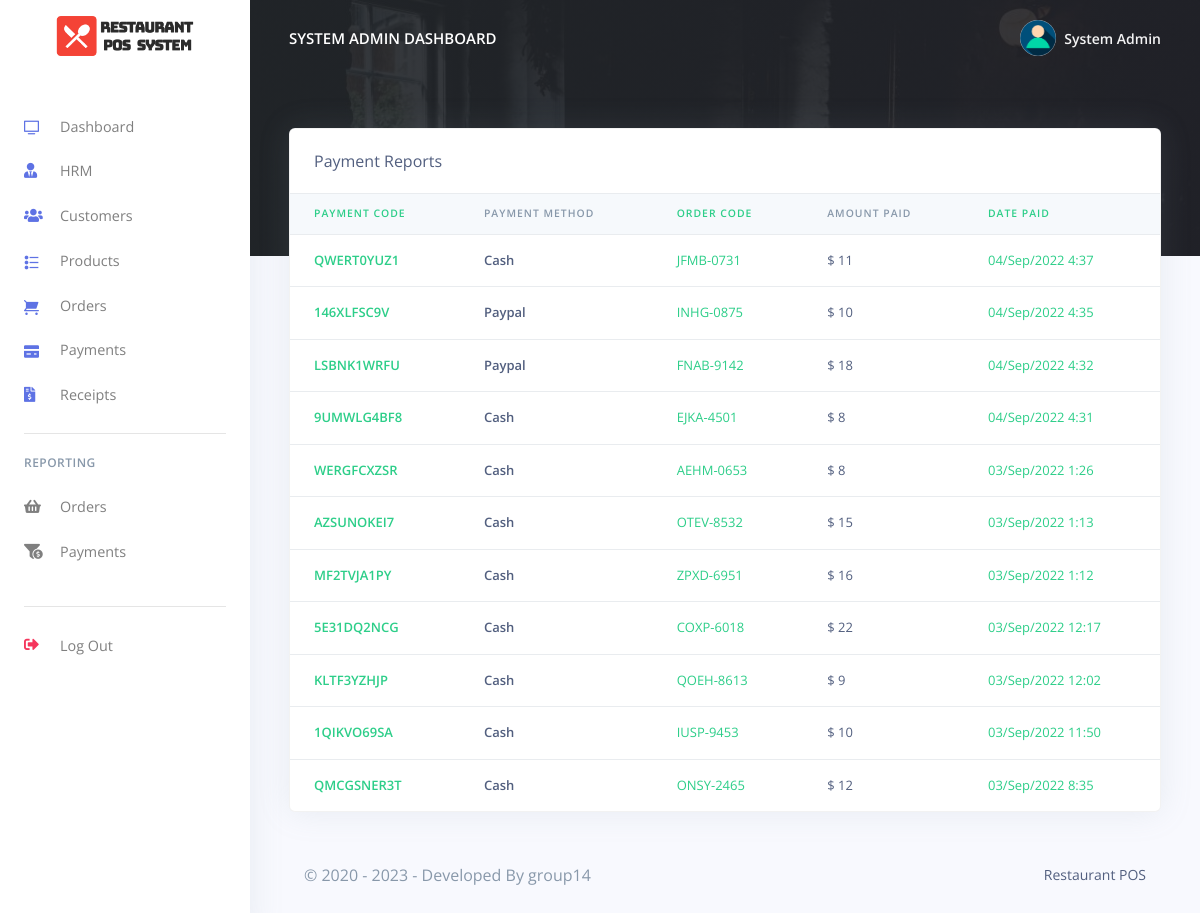
Screenshot of /Restro/admin/payments_reports.php (signed in) with the database file from the repository.
### tables this page shows
CREATE TABLE `rpos_admin` (
  `admin_id` varchar(200) NOT NULL,
  `admin_name` varchar(200) NOT NULL,
  `admin_email` varchar(200) NOT NULL,
  `admin_password` varchar(200) NOT NULL
);

CREATE TABLE `rpos_payments` (
  `pay_id` varchar(200) NOT NULL,
  `pay_code` varchar(200) NOT NULL,
  `order_code` varchar(200) NOT NULL,
  `customer_id` varchar(200) NOT NULL,
  `pay_amt` varchar(200) NOT NULL,
  `pay_method` varchar(200) NOT NULL,
  `created_at` timestamp(6) NOT NULL DEFAULT current_timestamp(6) ON UPDATE current_timestamp(6)
);

### Restro/admin/payments_reports.php (the view, shortened to what this page needs)
<?php
include('config/config.php');
require_once('partials/_head.php');
?>
<body>
    <?php
    require_once('partials/_sidebar.php');
    ?>
    <div class="main-content">
        <?php
        require_once('partials/_topnav.php');
        ?>
        <div class="container-fluid mt--8">
            <div class="row">
                <div class="col">
                    <div class="card shadow">
                        <div class="card-header border-0">
                            Payment Reports
                        </div>
                        <div class="table-responsive">
                            <table class="table align-items-center table-flush">
                                <thead class="thead-light">
                                    <tr>
                                        <th class="text-success" scope="col">Payment Code</th>
                                        <th scope="col">Payment Method</th>
                                        <th class="text-success" scope="col">Order Code</th>
                                        <th scope="col">Amount Paid</th>
                                        <th class="text-success" scope="col">Date Paid</th>
                                    </tr>
                                </thead>
                                <tbody>
                                    <?php
                                    $ret = "SELECT * FROM  rpos_payments ORDER BY `created_at` DESC ";
                                    $stmt = $mysqli->prepare($ret);
                                    $stmt->execute();
                                    $res = $stmt->get_result();
                                    while ($payment = $res->fetch_object()) {
                                    ?>
                                        <tr>
                                            <th class="text-success" scope="row">
                                                <?php echo $payment->pay_code; ?>
                                            </th>
                                            <th scope="row">
                                                <?php echo $payment->pay_method; ?>
                                            </th>
                                            <td class="text-success">
                                                <?php echo $payment->order_code; ?>
                                            </td>
                                            <td>
                                                $ <?php echo $payment->pay_amt; ?>
                                            </td>
                                            <td class="text-success">
                                                <?php echo date('d/M/Y g:i', strtotime($payment->created_at)) ?>
                                            </td>
                                        </tr>
                                    <?php } ?>
                                </tbody>
                            </table>
                        </div>
                    </div>
                </div>
            </div>
            <?php
            require_once('partials/_footer.php');
            ?>
        </div>
    </div>
</body>
</html>

### Restro/admin/partials/_sidebar.php (shortened to what this page needs)
<?php
$admin_id = $_SESSION['admin_id'];
$ret = "SELECT * FROM  rpos_admin  WHERE admin_id = '$admin_id'";
$stmt = $mysqli->prepare($ret);
$stmt->execute();
$res = $stmt->get_result();
while ($admin = $res->fetch_object()) {
?>
  <nav class="navbar navbar-vertical fixed-left navbar-expand-md navbar-light bg-white" id="sidenav-main">
    <div class="container-fluid">
      <a class="navbar-brand pt-0" href="dashboard.php">
        <img src="assets/img/brand/repos.png" class="navbar-brand-img" alt="...">
      </a>
      <div class="collapse navbar-collapse" id="sidenav-collapse-main">
        <ul class="navbar-nav">
          <li class="nav-item">
            <a class="nav-link" href="dashboard.php">
              <i class="ni ni-tv-2 text-primary"></i> Dashboard
            </a>
          </li>
          <li class="nav-item">
            <a class="nav-link" href="hrm.php">
              <i class="fas fa-user-tie text-primary"></i> HRM
            </a>
          </li>
          <li class="nav-item">
            <a class="nav-link" href="customes.php">
              <i class="fas fa-users text-primary"></i> Customers
            </a>
          </li>
          <li class="nav-item">
            <a class="nav-link" href="products.php">
              <i class="ni ni-bullet-list-67 text-primary"></i>Products
            </a>
          </li>
          <li class="nav-item">
            <a class="nav-link" href="orders.php">
              <i class="ni ni-cart text-primary"></i> Orders
            </a>
          </li>
          <li class="nav-item">
            <a class="nav-link" href="payments.php">
              <i class="ni ni-credit-card text-primary"></i> Payments
            </a>
          </li>
          <li class="nav-item">
            <a class="nav-link" href="receipts.php">
              <i class="fas fa-file-invoice-dollar text-primary"></i> Receipts
            </a>
          </li>
        </ul>
        <hr class="my-3">
        <h6 class="navbar-heading text-muted">Reporting</h6>
        <ul class="navbar-nav mb-md-3">
          <li class="nav-item">
            <a class="nav-link" href="orders_reports.php">
              <i class="fas fa-shopping-basket"></i> Orders
            </a>
          </li>
          <li class="nav-item">
            <a class="nav-link" href="payments_reports.php">
              <i class="fas fa-funnel-dollar"></i> Payments
            </a>
          </li>
        </ul>
        <hr class="my-3">
        <ul class="navbar-nav mb-md-3">
          <li class="nav-item">
            <a class="nav-link" href="logout.php">
              <i class="fas fa-sign-out-alt text-danger"></i> Log Out
            </a>
          </li>
        </ul>
      </div>
    </div>
  </nav>
<?php } ?>

### Restro/admin/partials/_topnav.php (shortened to what this page needs)
<?php
$admin_id = $_SESSION['admin_id'];
$ret = "SELECT * FROM  rpos_admin  WHERE admin_id = '$admin_id'";
$stmt = $mysqli->prepare($ret);
$stmt->execute();
$res = $stmt->get_result();
while ($admin = $res->fetch_object()) {
?>
    <nav class="navbar navbar-top navbar-expand-md navbar-dark" id="navbar-main">
        <div class="container-fluid">
            <a class="h4 mb-0 text-white text-uppercase d-none d-lg-inline-block" href="dashboard.php"><?php echo $admin->admin_name; ?> Dashboard</a>
            <ul class="navbar-nav align-items-center d-none d-md-flex">
                <li class="nav-item dropdown">
                    <a class="nav-link pr-0" href="#" role="button" data-toggle="dropdown" aria-haspopup="true" aria-expanded="false">
                        <div class="media align-items-center">
                            <span class="avatar avatar-sm rounded-circle">
                                <img alt="Image placeholder" src="assets/img/theme/user-a-min.png">
                            </span>
                            <div class="media-body ml-2 d-none d-lg-block">
                                <span class="mb-0 text-sm  font-weight-bold"><?php echo $admin->admin_name; ?></span>
                            </div>
                        </div>
                    </a>
                </li>
            </ul>
        </div>
    </nav>
<?php } ?>

### rows the page displays
rpos_admin: admin_name "SYSTEM ADMIN", admin_name "System Admin"
rpos_payments: pay_code "QWERT0YUZ1", pay_method "Cash", order_code "JFMB-0731", pay_amt "11", created_at "04/Sep/2022 4:37"
rpos_payments: pay_code "146XLFSC9V", pay_method "Paypal", order_code "INHG-0875", pay_amt "10", created_at "04/Sep/2022 4:35"
rpos_payments: pay_code "LSBNK1WRFU", pay_method "Paypal", order_code "FNAB-9142", pay_amt "18", created_at "04/Sep/2022 4:32"
rpos_payments: pay_code "9UMWLG4BF8", pay_method "Cash", order_code "EJKA-4501", pay_amt "8", created_at "04/Sep/2022 4:31"
rpos_payments: pay_code "WERGFCXZSR", pay_method "Cash", order_code "AEHM-0653", pay_amt "8", created_at "03/Sep/2022 1:26"
rpos_payments: pay_code "AZSUNOKEI7", pay_method "Cash", order_code "OTEV-8532", pay_amt "15", created_at "03/Sep/2022 1:13"
rpos_payments: pay_code "MF2TVJA1PY", pay_method "Cash", order_code "ZPXD-6951", pay_amt "16", created_at "03/Sep/2022 1:12"
rpos_payments: pay_code "5E31DQ2NCG", pay_method "Cash", order_code "COXP-6018", pay_amt "22", created_at "03/Sep/2022 12:17"
rpos_payments: pay_code "KLTF3YZHJP", pay_method "Cash", order_code "QOEH-8613", pay_amt "9", created_at "03/Sep/2022 12:02"
rpos_payments: pay_code "1QIKVO69SA", pay_method "Cash", order_code "IUSP-9453", pay_amt "10", created_at "03/Sep/2022 11:50"
rpos_payments: pay_code "QMCGSNER3T", pay_method "Cash", order_code "ONSY-2465", pay_amt "12", created_at "03/Sep/2022 8:35"
